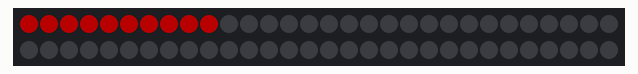
Recording of a sketch running on a simulated Arduino Uno, built with avr-gcc and run on an emulated ATmega328P. Parts: 60 RGB LEDs in strip order, left to right, continuing on the next row. Dim RGB values are drawn brighter than linear.

Above: at 0.1 s.
At 1.1 s:
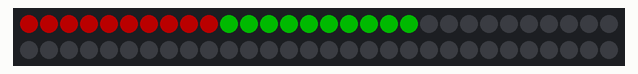
At 2.1 s:
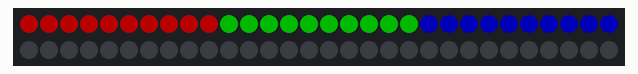
At 3.1 s:
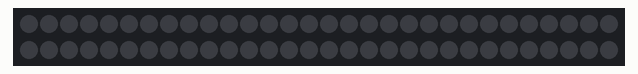

Measured:
- by itself, everything shown: repeats every 4.0 s, in 4 steps
- what the display in image 1 shows lasts 1.0 s, from 1.0 s to 2.0 s

The sketch:

LedstripElaborate.ino
```cpp
#include <FastLED.h>
#define DATA_PIN 6         // Define the digital pin connected to the data line of the LED strip
#define LED_TYPE WS2812B   // Define the type of LED strip you're using
#define COLOR_ORDER GRB    // Define the color order (RGB or GRB)
#define NUM_LEDS 60       // Define the number of LEDs in your strip
CRGB leds[NUM_LEDS];  // Create an array to store LED data
void setup() {
  FastLED.addLeds<LED_TYPE, DATA_PIN, COLOR_ORDER>(leds, NUM_LEDS);
  FastLED.setBrightness(70); // Set the brightness (0-255)
}
void loop() {
  // Set the first 10 LEDs to red, leaving the rest off
  for (int i = 0; i < 10; i++) {
    leds[i] = CRGB(255, 0, 0);
  }
  FastLED.show();
  delay(1000);
  // Set the next 10 LEDs to green, leaving the rest off
  for (int i = 10; i < 20; i++) {
    leds[i] = CRGB(0, 255, 0);
  }
  FastLED.show();
  delay(1000);
  // Set the next 10 LEDs to blue, leaving the rest off
  for (int i = 20; i < 30; i++) {
    leds[i] = CRGB(0, 0, 255);
  }
  FastLED.show();
  delay(1000);
  // Turn off all LEDs
  fill_solid(leds, NUM_LEDS, CRGB(0, 0, 0));
  FastLED.show();
  delay(1000);
}
```
